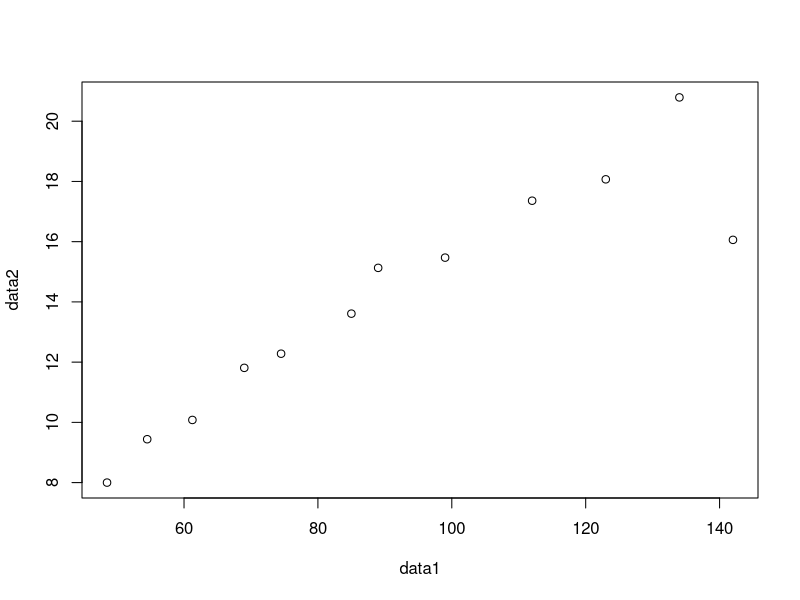
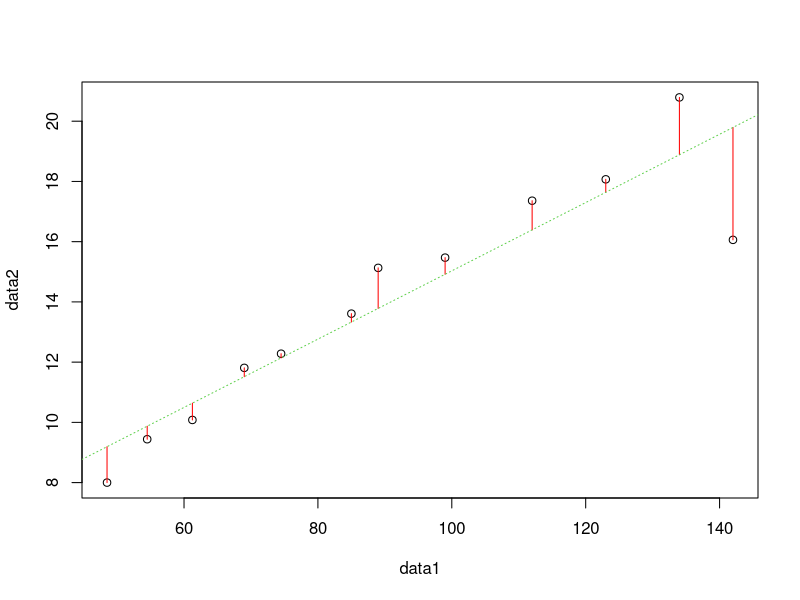
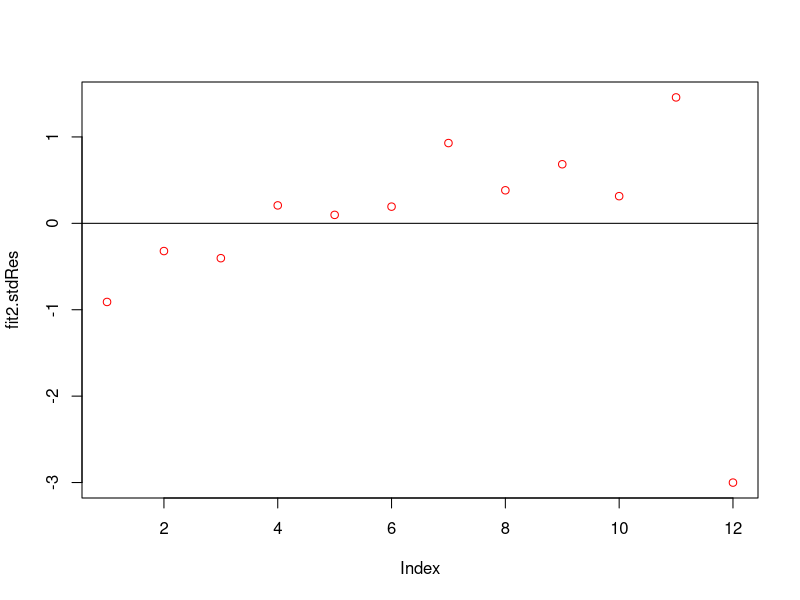
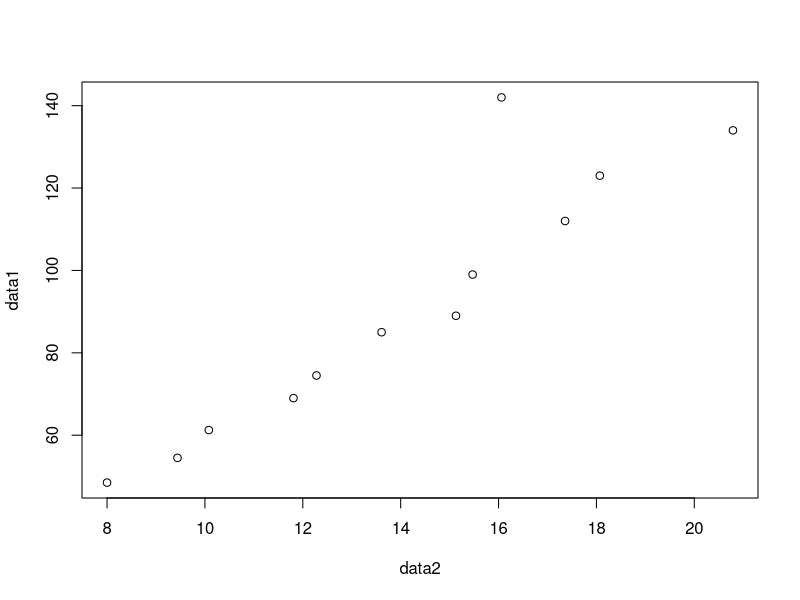
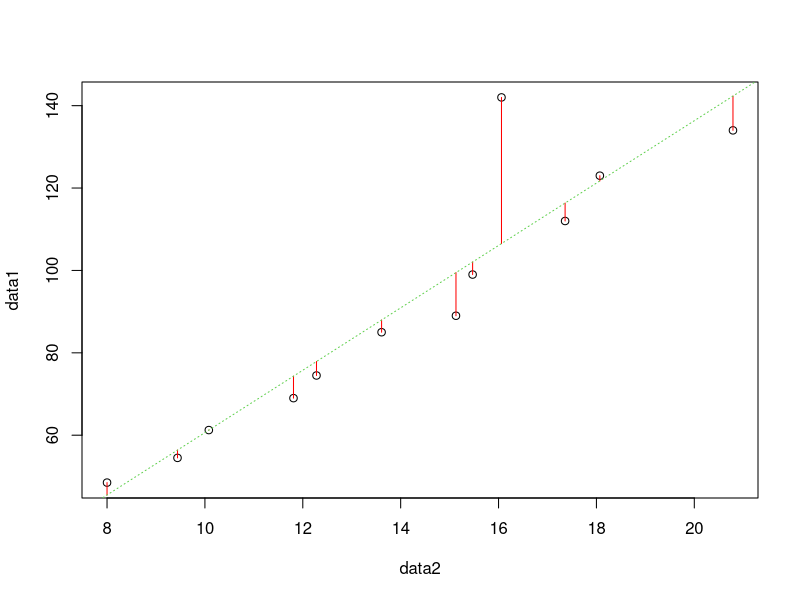

Source code (R) for these figures, in order:
#simple linear regression

data1 <- c(48.5, 54.5, 61.25, 69, 74.5, 85, 89, 99, 112, 123, 134, 142)
data2 <- c( 8, 9.44, 10.08, 11.81, 12.28, 13.61, 15.13, 15.47, 17.36, 18.07, 20.79, 16.06)

#correct 
plot(data1, data2)
fit2 <- lm(data2 ~ data1)
fit2

#residuals 
res <- signif(residuals(fit2), 5)
pre <- predict(fit2)
plot( data1, data2)

segments(data1, data2, data1, pre, col="red")
abline( fit2,col=3,lty=3)

#de-trended graph
fit2.stdRes = rstandard(fit2)
plot(fit2.stdRes, col="red")
abline(0,0)



######################################
#swapped values
#incorrect
plot(data2, data1)
fit3 <- lm(data1 ~ data2)
fit3

res <- signif(residuals(fit3), 5)
pre <- predict(fit3)
plot( data2, data1)

segments(data2, data1, data2, pre, col="red")
abline( fit3,col=3,lty=3)

